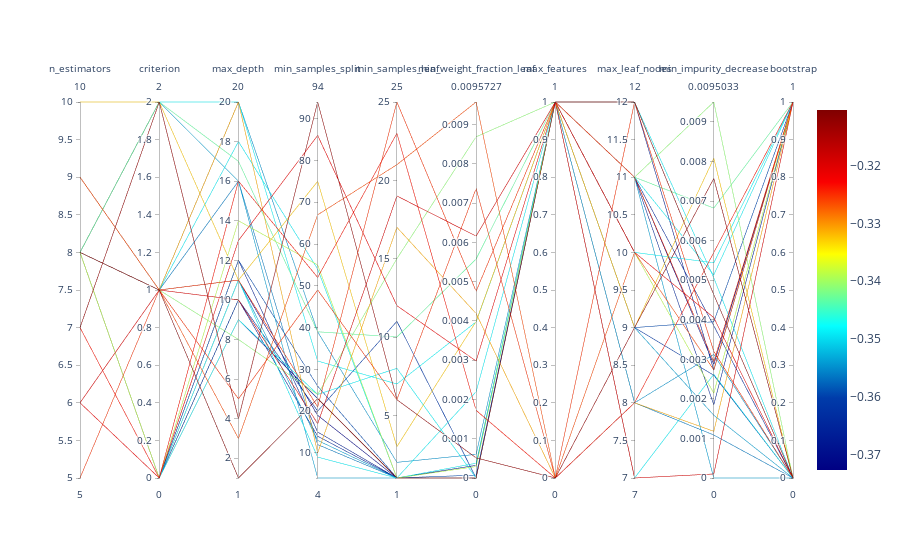

The notebook cell this image was saved under:
### Markdown cell above
## Parallel Coordinates Plot

### Code cell
spot_tuner.parallel_plot()

### Figure 1 — Plotly figure (JSON) as saved in the notebook; plotly's stock layout.template omitted (floating-point values rounded to 4 significant figures)
{"data": [{"dimensions": [{"label": "n_estimators", "range": [5, 10], "values": [9, 5, 10, 7, 8, 9, 6, 7, 6, 8, 8, 8, 8, 8, 8, 8, 8, 8, 8, 8, 8, 8, 8, 8, 8, 8, 8]}, {"label": "criterion", "range": [0, 2], "values": [1, 1, 2, 0, 1, 1, 0, 2, 1, 2, 2, 1, 1, 1, 0, 2, 0, 1, 1, 0, 0, 0, 0, 0, 0, 1, 0]}, {"label": "max_depth", "range": [1, 20], "values": [20, 5, 11, 16, 8, 3, 13, 4, 10, 17, 20, 20, 18, 16, 9, 16, 9, 1, 11, 11, 12, 14, 11, 12, 10, 11, 10]}, {"label": "min_samples_split", "range": [4, 94], "values": [10, 49, 75, 52, 24, 67, 86, 94, 17, 39, 32, 39, 54, 12, 23, 4, 24, 23, 13, 19, 15, 55, 9, 26, 20, 21, 14]}, {"label": "min_samples_leaf", "range": [1, 25], "values": [17, 6, 3, 23, 15, 21, 12, 6, 19, 10, 7, 2, 1, 1, 1, 1, 8, 1, 1, 1, 1, 1, 1, 1, 11, 25, 1]}, {"label": "min_weight_fraction_leaf", "range": [0, 0.009573], "values": [0.004188, 0.00737, 0.003985, 0.001722, 0.008687, 0.009573, 0.002978, 0.0005116, 0.006159, 0.005576, 0.003974, 0.0006024, 0.0003767, 0, 0, 0, 0, 0, 0, 0, 0.0003231, 0.0002921, 0.002198, 7.436e-05, 0, 0.004753, 0]}, {"label": "max_features", "range": [0, 1], "values": [0, 0, 1, 0, 1, 0, 1, 0, 1, 1, 1, 1, 1, 1, 1, 1, 1, 1, 1, 1, 1, 1, 1, 1, 1, 1, 1]}, {"label": "max_leaf_nodes", "range": [7, 12], "values": [8, 12, 9, 8, 11, 10, 10, 9, 7, 11, 10, 8, 7, 8, 11, 11, 11, 12, 9, 11, 12, 10, 12, 9, 9, 11, 11]}, {"label": "min_impurity_decrease", "range": [0, 0.009503], "values": [0.00118, 0.003201, 0.008081, 0.005701, 0.009503, 0.002734, 0.004054, 0.00757, 0.0001022, 0.006821, 0.005439, 0.003123, 0.002621, 0.001086, 0.003849, 0, 0.005133, 0.004634, 0.001586, 0.00287, 0.002726, 0.002144, 0.00506, 0.003949, 0.002597, 0.002942, 0.001853]}, {"label": "bootstrap", "range": [0, 1], "values": [1, 0, 0, 1, 0, 1, 0, 0, 1, 1, 1, 0, 0, 0, 0, 0, 1, 0, 0, 1, 1, 1, 0, 1, 0, 1, 1]}], "line": {"cmax": -0.3104, "cmin": -0.3726, "color": [-0.3311, -0.3252, -0.3327, -0.3236, -0.3409, -0.3264, -0.3214, -0.3123, -0.3198, -0.3431, -0.3481, -0.3544, -0.3487, -0.3563, -0.3648, -0.3538, -0.3484, -0.3104, -0.3538, -0.3726, -0.367, -0.3387, -0.3487, -0.3594, -0.3613, -0.3252, -0.3651], "colorscale": [[0, "rgb(0,0,131)"], [0.2, "rgb(0,60,170)"], [0.4, "rgb(5,255,255)"], [0.6, "rgb(255,255,0)"], [0.8, "rgb(250,0,0)"], [1, "rgb(128,0,0)"]], "showscale": true}, "type": "parcoords"}], "layout": {}}
